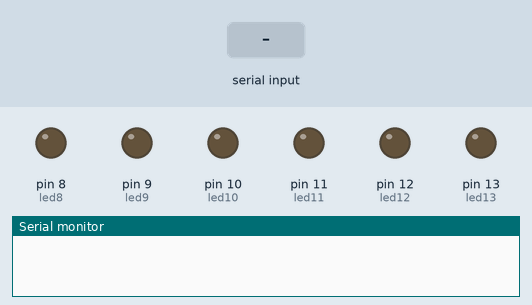
Recording of a sketch running on a simulated Arduino Uno, built with avr-gcc and run on an emulated ATmega328P. On the bench: output pins drawn as LEDs (lit = HIGH), the last lines printed to the serial monitor. Inputs (shaded band) come from the test bench.

Above: at 1.3 s.
1.4 s: "a" received over the second serial link
At 2.2 s:
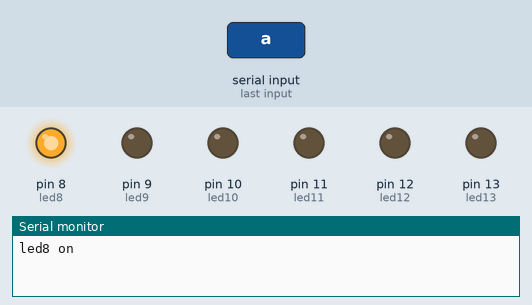
2.9 s: "c" received over the second serial link
At 3.3 s:
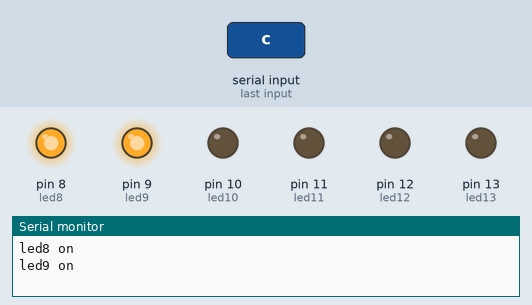
4.4 s: "b" received over the second serial link
At 5.6 s:
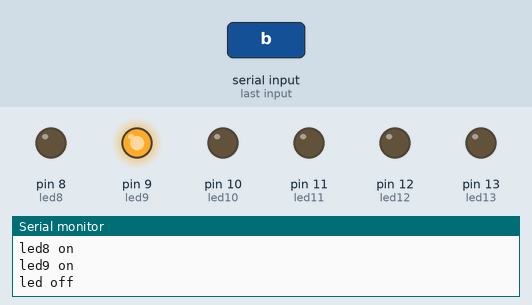
5.9 s: "e" received over the second serial link
At 6.9 s:
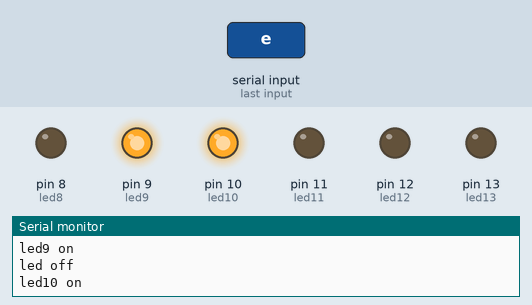
7.4 s: "g" received over the second serial link
At 8.0 s:
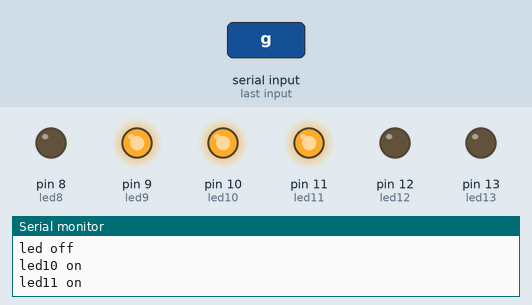
8.9 s: "i" received over the second serial link
At 10.3 s:
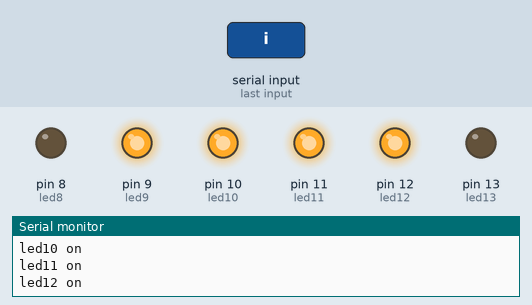
Timing chart, 0 to 11.4 s (numbered marks = the images above; inputs shaded):
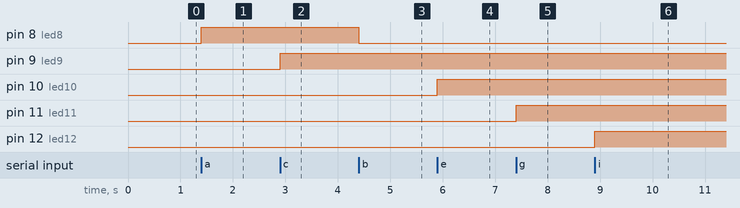

The sketch:

Arduino_code.ino
```cpp
#include <SoftwareSerial.h>

int bluetoothTx = 2; // TX-O pin of bluetooth mate, Arduino D2
int bluetoothRx = 3; // RX-I pin of bluetooth mate, Arduino D3

int led8 = 8, led9 = 9, led10 = 10, led11 = 11, led12 = 12, led13 = 13;

int button1State = 0;
int button2State = 0;

int dataFromBt;

SoftwareSerial bluetooth(bluetoothTx, bluetoothRx);

void setup()
{
  Serial.begin(9600); // Begin the serial monitor at 9600bps

  bluetooth.begin(115200); // The Bluetooth Mate defaults to 115200bps
  bluetooth.print("$"); // Print three times individually
  bluetooth.print("$");
  bluetooth.print("$"); // Enter command mode
  delay(100); // Short delay, wait for the Mate to send back CMD
  bluetooth.println("U,9600,N"); // Temporarily Change the baudrate to 9600, no parity
  // 115200 can be too fast at times for NewSoftSerial to relay the data reliably
  bluetooth.begin(9600); // Start bluetooth serial at 9600
  pinMode(led8, OUTPUT);
  pinMode(led9, OUTPUT);
  pinMode(led10, OUTPUT);
  pinMode(led11, OUTPUT);
  pinMode(led12, OUTPUT);
  pinMode(led13, OUTPUT);
}

void loop()
{

  if (bluetooth.available()) // If the bluetooth sent any characters
  {
    // Send any characters the bluetooth prints to the serial monitor
    //Serial.println((char)bluetooth.read());

    dataFromBt = bluetooth.read();

    if (dataFromBt == 'a') {
      Serial.println("led8 on");
      digitalWrite(led8, HIGH);
      bluetooth.print("81");
    }
    if (dataFromBt == 'b') {
      Serial.println("led off");
      digitalWrite(led8, LOW);
      bluetooth.print("80");
    }
    if (dataFromBt == 'c') {
      Serial.println("led9 on");
      digitalWrite(led9, HIGH);
      bluetooth.print("91");
    }
    if (dataFromBt == 'd') {
      Serial.println("led off");
      digitalWrite(led9, LOW);
      bluetooth.print("90");
    }
    if (dataFromBt == 'e') {
      Serial.println("led10 on");
      digitalWrite(led10, HIGH);
      bluetooth.print("101");
    }
    if (dataFromBt == 'f') {
      Serial.println("led off");
      digitalWrite(led10, LOW);
      bluetooth.print("100");
    }
    if (dataFromBt == 'g') {
      Serial.println("led11 on");
      digitalWrite(led11, HIGH);
      bluetooth.print("111");
    }
    if (dataFromBt == 'h') {
      Serial.println("led10 off");
      digitalWrite(led11, LOW);
      bluetooth.print("110");
    }
    if (dataFromBt == 'i') {
      Serial.println("led12 on");
      digitalWrite(led12, HIGH);
      bluetooth.print("121");
    }
    if (dataFromBt == 'j') {
      Serial.println("led12 off");
      digitalWrite(led12, LOW);
      bluetooth.print("120");
    }
    if (dataFromBt == 'k') {
      Serial.println("led13 on");
      digitalWrite(led13, HIGH);
      bluetooth.print("131");
    }
    if (dataFromBt == 'l') {
      Serial.println("led13 off");
      digitalWrite(led13, LOW);
      bluetooth.print("130");
    }
  }

  if (Serial.available()) // If stuff was typed in the serial monitor
  {
    // Send any characters the Serial monitor prints to the bluetooth
    bluetooth.print((char)Serial.read());
  }
}
```

Measured:
- after the input at 1.4 s, pin 8 (led8): LOW → HIGH at once
- after the input at 2.9 s, pin 9 (led9): LOW → HIGH at once
- after the input at 4.4 s, pin 8 (led8): HIGH → LOW at once
- after the input at 5.9 s, pin 10 (led10): LOW → HIGH at once
- after the input at 7.4 s, pin 11 (led11): LOW → HIGH at once
- after the input at 8.9 s, pin 12 (led12): LOW → HIGH at once
